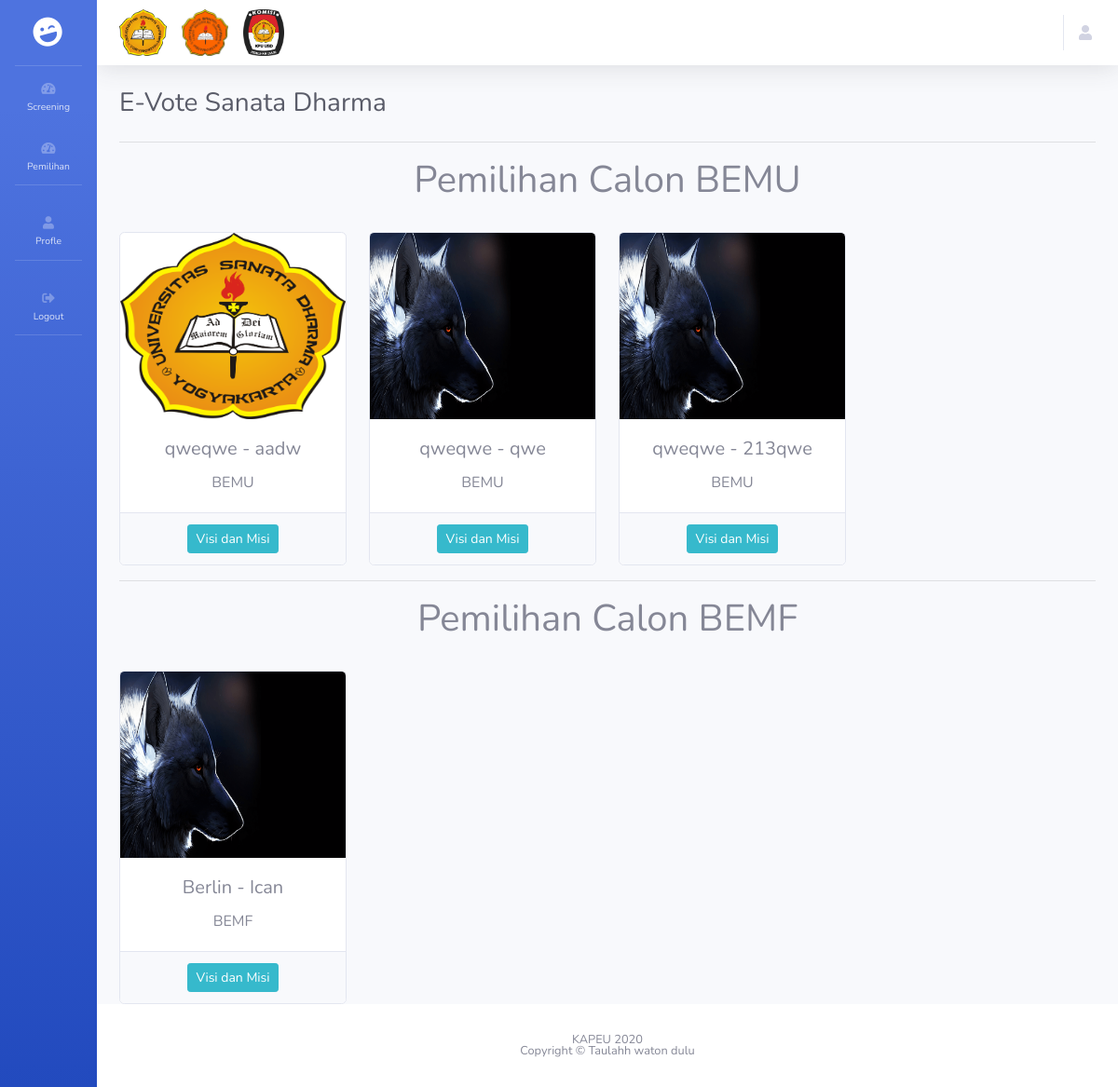
The app's page /index.php/user with its own data.
### tables this page shows
CREATE TABLE `calon` (
  `id` int(11) NOT NULL,
  `ketua` varchar(255) NOT NULL,
  `wakil` varchar(255) NOT NULL,
  `fakultasketua` varchar(50) NOT NULL,
  `fakultaswakil` varchar(255) NOT NULL,
  `organisasi` varchar(50) NOT NULL,
  `visi` text NOT NULL,
  `misi` text NOT NULL,
  `foto` varchar(100) NOT NULL,
  `hasil` int(11) NOT NULL
);

### application/controllers/User.php (called while the page is built, shortened)
<?php
class User extends CI_Controller
{
	public function __construct()
	{
		$this->load->library('form_validation');
		$this->load->model('Admin_model', 'admin');
	}
	public function index()
	{
		$data['title'] = 'E-Vote Sanata Dharma';
		$data['user'] = $this->db->get_where('user', ['nim' => $this->session->userdata('nim')])->row_array();
		$data['data'] = $this->admin->getCalon();
		$data['bemf'] = $this->admin->getCalonFakultas($data['user']['fakultas']);
		$this->load->view('templatesUser/header', $data);
		$this->load->view('templatesUser/sidebar', $data);
		$this->load->view('templatesUser/topbar', $data);
		$this->load->view('user/index', $data);
		$this->load->view('templatesUser/footer', $data);
	}
}

### index.php (called while the page is built, shortened)
<?php
require_once BASEPATH.'core/CodeIgniter.php';

### application/models/Admin_model.php (called while the page is built, shortened)
<?php
class Admin_model extends CI_Model
{
    public function getCalon()
    {
        return $this->db->get('calon')->result_array();
    }
    public function getCalonFakultas($fakultas)
    {
        $this->db->like('fakultasketua',$fakultas);
        $this->db->like('fakultaswakil',$fakultas);
        return $this->db->get('calon')->result_array();
    }
}

### application/views/user/index.php (the view, shortened to what this page needs)
<div class="container-fluid">
    <h1 class="h3 mb-4 text-gray-800"><?= $title ?></h1>
    <hr>
    <center>
        <h1>Pemilihan Calon BEMU</h1>
    </center>
    <br>
    <div class="row">
        <?php
        foreach ($data as $row): ?>
        <?php if($row['organisasi'] == 'BEMU'): ?>
        <div class="col-xs-12 col-md-6 col-lg-3">
            <div class="panel panel-default ">
                <center>
                    <div class="card">
                        <img class="card-img-top" src="<?= base_url('assets/img/calon/').$row['foto'] ?>"
                            style="height: 200px;">
                        <div class="card-body">
                            <h5 class="card-title"><?= $row['ketua'].' - '.$row['wakil']; ?></h5>
                            <p class="card-text"><?=$row['organisasi'];?></p>
                        </div>
                        <div class="card-footer">
                            <a data-toggle="modal" href="#detail<?=$row['id']; ?>" class="btn btn-info btn-sm">
                                <span class="glyphicon glyphicon-info-sign"></span> Visi dan Misi
                            </a>
                        </div>
                    </div>
                </center>
            </div>
        </div>
        <?php endif ?>
        <?php endforeach ?>
    </div>
    <hr>
    <center>
        <h1>Pemilihan Calon BEMF <?= $user['fakultas'] ?></h1>
    </center>
    <br>
    <div class="row">
        <?php
        foreach ($bemf as $row): ?>
        <?php if($row['organisasi'] == 'BEMF'): ?>
        <div class="col-xs-12 col-md-6 col-lg-3">
            <div class="panel panel-default">
                <center>
                    <div class="card">
                        <img class="card-img-top" src="<?= base_url('assets/img/calon/').$row['foto'] ?>"
                            style="height: 200px;">
                        <div class="card-body">
                            <h5 class="card-title"><?= $row['ketua'].' - '.$row['wakil']; ?></h5>
                            <p class="card-text"><?=$row['organisasi'];?></p>
                        </div>
                        <div class="card-footer">
                            <a data-toggle="modal" href="#detail<?=$row['id']; ?>" class="btn btn-info btn-sm">
                                <span class="glyphicon glyphicon-info-sign"></span> Visi dan Misi
                            </a>
                        </div>
                    </div>
                </center>
            </div>
        </div>
        <?php endif ?>
        <?php endforeach ?>
    </div>
</div>
</div>

### application/views/templatesUser/header.php (shortened to what this page needs)
<!DOCTYPE html>
<html lang="en">
<head>
    <link href="<?= base_url('assets/') ?>vendor/fontawesome-free/css/all.min.css" rel="stylesheet" type="text/css">
    <link href="<?= base_url('assets/') ?>css/sb-admin-2.min.css" rel="stylesheet">
    <link href="<?= base_url('assets/') ?>css/sweetalert.css" rel="stylesheet">
    <link href="<?= base_url('assets/') ?>js/sweetalert.min.js" rel="stylesheet">
<body id="page-top">
    <div id="wrapper">

### application/views/templatesUser/sidebar.php (shortened to what this page needs)
<ul class="navbar-nav bg-gradient-primary sidebar sidebar-dark toggled"" id=" accordionSidebar">
    <a class="sidebar-brand d-flex align-items-center justify-content-center" href="<?=base_url('user') ?>">
        <div class="sidebar-brand-icon rotate-n-15">
            <i class="fas fa-laugh-wink"></i>
        </div>
    </a>
    <hr class="sidebar-divider my-0">
    <li class="nav-item ">
        <a class="nav-link" href="<?=base_url('user/screening') ?>">
            <i class="fas fa-fw fa-tachometer-alt"></i>
            <span>Screening</span></a>
    </li>
    <li class="nav-item ">
        <a class="nav-link" href="<?=base_url('user') ?>">
            <i class="fas fa-fw fa-tachometer-alt"></i>
            <span>Pemilihan</span></a>
    </li>
    <hr class="sidebar-divider">
    <li class="nav-item">
        <a class="nav-link" href="<?=base_url('user/profile') ?>">
            <i class="fas fa-fw fa-user"></i>
            <span>Profle</span>
        </a>
    </li>
    <hr class="sidebar-divider">
    <li class="nav-item">
        <a class="nav-link" href="<?=base_url('user/logout') ?>">
            <i class="fas fa-fw fa-sign-out-alt"></i>
            <span>Logout</span>
        </a>
    </li>
    <hr class="sidebar-divider d-none d-md-block">
</ul>

### application/views/templatesUser/topbar.php (shortened to what this page needs)
<div id="content-wrapper" class="d-flex flex-column">
    <div id="content">
        <nav class="navbar navbar-expand navbar-light bg-white topbar mb-4 static-top shadow">
            <ul class="navbar-nav ml">
                <a class="nav-link" href="http://www.usd.ac.id" target="_blank">
                    <img style="height: 50px" alt="USD" src="<?= base_url('assets/') ?>img/logoUSD.png">
                </a>
                <a class="nav-link" href="http://www.instagram.com/dpm_usd " target="_blank">
                    <img style="height: 50px;" alt="DPMU" src="<?= base_url('assets/') ?>img/logoDPMU.png">
                </a>
                <a class="nav-link" href="http://www.instagram.com/kpuusd" target="_blank">
                    <img style="height: 50px;" alt="KPU" src="<?= base_url('assets/') ?>img/logoKPU.png">
                </a>
            </ul>
            <ul class="navbar-nav ml-auto">
                <li class="nav-item dropdown no-arrow">
                    <a class="nav-link dropdown-toggle" href="#" id="userDropdown" role="button" data-toggle="dropdown"
                        aria-haspopup="true" aria-expanded="false">
                        <i class="fas fa-user"></i>
                    </a>
                </li>
            </ul>
        </nav>

### application/views/templatesUser/footer.php (shortened to what this page needs)
<footer class="sticky-footer bg-white">
    <div class="container my-auto">
        <div class="copyright text-center my-auto">
            <span>KAPEU <?= date('Y'); ?>
                <br>Copyright &copy; Taulahh waton dulu </span>
        </div>
    </div>
</footer>
</div>
</div>
</head>
</body>
</html>

### records on screen
calon: foto (picture), ketua "qweqwe", wakil "aadw", organisasi "BEMU"
calon: foto (picture), ketua "qweqwe", wakil "qwe", organisasi "BEMU"
calon: foto (picture), ketua "qweqwe", wakil "213qwe", organisasi "BEMU"
calon: foto (picture), ketua "Berlin", wakil "Ican", organisasi "BEMF"

### other values on screen
$title "E-Vote Sanata Dharma"
